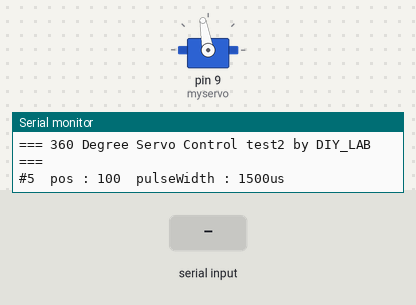
This sketch was run on a simulated Arduino Uno, built with avr-gcc and run on an emulated ATmega328P. Shown: servo, the last lines printed to the serial monitor. Inputs (shaded band) come from the test bench.

Above: at 1.2 s.
1.3 s: "90,45\n" received over Serial
2.8 s: "30,150\n" received over Serial
4.3 s: "90\n" received over Serial
At 5.2 s:
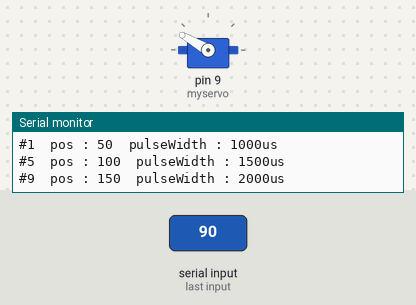
5.8 s: "90,45\n" received over Serial
At 6.5 s:
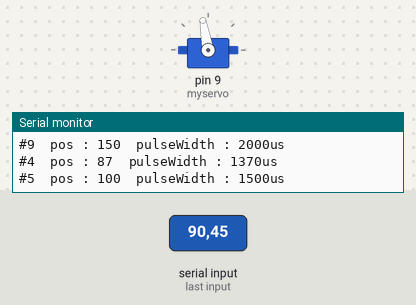
Timing chart, 0 to 8.3 s (numbered marks = the images above; inputs shaded):
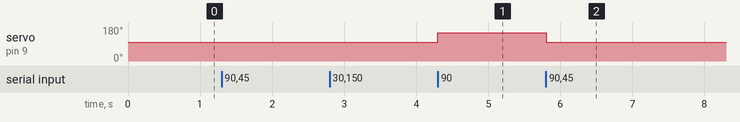

The sketch:

DIY_LAB_360_Degree_Servo_Control_test2.ino
```cpp
// (licence header left out)
/*---------------- The following edited by DIY_LAB --------------

//• 360度連續旋轉舵機的控制說明：

   本舵機和一般舵機的控制大同小異，差別在一般舵機是利用PWM脈衝寬度來控制旋轉角度，
   而此360度連續旋轉舵機則是利用PWM脈衝寬度來控制正反轉、轉速和停止，詳細說明如下：

   輸入50Hz(週期20ms)方波信號，然後控制信號週期的高電位脈衝寬度時間(占空比duty cycle)，就可以控制速度、正反轉和停止。
   脈衝高電位持續時間(占空比duty cycle)對應轉速如下：
   1) 高電位在 1.0〜1.5 ms，舵機正轉（脈衝寬度在1ms時正轉速最快，越接近1.5ms越慢，在1.5ms時舵機停止）
   2) 高電位在 1.5〜2.0 ms，舵機反轉（脈衝寬度在2ms時反轉速最快，越接近1.5ms越慢，在1.5ms時舵機停止)

   本舵機具有可調電位器（需要打開外殼）可做歸零調整，調整時先設定好一個1.5ms寬的高電位脈衝給舵機，觀察它是否正常停止。
   若不是，請調節電位器，直到舵機停止為止。


//•實驗說明：
   請下載 DIY_LAB_360 Degree Servo Control test2.ino 範例程式，編譯完後,按upload進行上傳即可。
   按serial monitor進行觀察時，monitor右下角要設成 9600 baud，否則可能會出現亂碼。

   在serial monitor上方輸入數字1~9 將可看到舵機正反轉及轉速變化，對應轉速表如下：
   輸入(1~9)：1(正轉最快)~2(正轉)~3(正轉)~4(正轉最慢)~5(停)~6(反轉最慢)~7(反轉)~8(反轉)~9(反轉最快)

   *注意：
   1) 本範例是利用函式庫來計算脈寬，將存在著些許誤差，若輸入數字 5 舵機未完全停止而仍有微微振動或轉動，
   此乃脈寬誤差所致，可利用舵機內部電位器（需要打開外殼）做歸零調整。
   2) 本範例輸入數字1-9所對應正反轉速脈寬是依比例計算，有些段位轉速可能不明顯，請自行修正程式來改善。


//•模組引腳連接如下：
  【360度舵機】   與      【Arduino UNO R3】
      綜線       <-->        GND
      紅線       <-->        +5V (建議接外部電源)
      黃線       <-->        P9


  *注意：
   360度舵機 建議用外接電源(電壓:5V 電流:1A)，因 Arduino 系統的供電能力有限，
   在舵機負載大或堵轉時(需要較大扭力)舵機電流會忽然增大常常超過Arduino能提供的最大電流。

----------------------------------------------------------------*/

#include <Servo.h>
Servo myservo;            // 建立伺服機物件(用來控制伺服機,最多可建立8個)
int myNum;                // 輸入(1~9); 1(正轉最快)~2(正轉)~3(正轉)~4(正轉最慢)~5(停)~6(反轉最慢)~7(反轉)~8(反轉)~9(反轉最快)
int pos;                  // 用來存伺服機位置的變數

void setup() {
    myservo.attach(9);    // 定義舵機介面（Pin9、10 均可，最多只能控制2組舵機）
    Serial.begin(9600);   // 連接到串行端口，鮑率為9600
    Serial.println("=== 360 Degree Servo Control test2 by DIY_LAB ===" ) ;

    myNum=5;              // 初始化=1.5ms,即一開始讓舵機停止
    setServo();           // 設定舵機轉速stop
}


void loop() {
  // 讀取鍵盤輸入0~9字元當作正反轉速控制
  if (Serial.available() ) {
    myNum=Serial.read();                 // 讀取串行端口的值(由鍵盤輸入1~9並按enter鍵)
    if(myNum>'0'&& myNum<='9'){
      myNum=myNum-'0';                   // 將ASCII code轉化為數值(1-9)
      setServo();                        // 設定舵機正反轉轉速(將數值1-9轉為輸出脈寬1ms~2ms)
    }
  }
}


void setServo() {
      pos = map(myNum, 1, 9,50, 150);      // 數字1-9 對映到 50(1ms)~100(1.5ms)~150(2ms),若有些段位轉速不明顯，請自行修正參數來改善。
	  myservo.write(pos);                  // 依照pos變數值,使Pin9輸出脈寬=1ms~2ms
      Serial.print("#");
      Serial.print(myNum);                 // 印出按下哪個數字
      Serial.print("  pos : ");
      Serial.print( pos,DEC);
      Serial.print("  pulseWidth : ");
      Serial.print( 1000+(pos-50)*10,DEC); // 印出脈寬
      Serial.println("us");
}
```

Measured:
- after the input at 4.3 s, servo on pin 9 (myservo): 100° → 150° at once
- after the input at 5.8 s, servo on pin 9 (myservo): 150° → 100° at once
